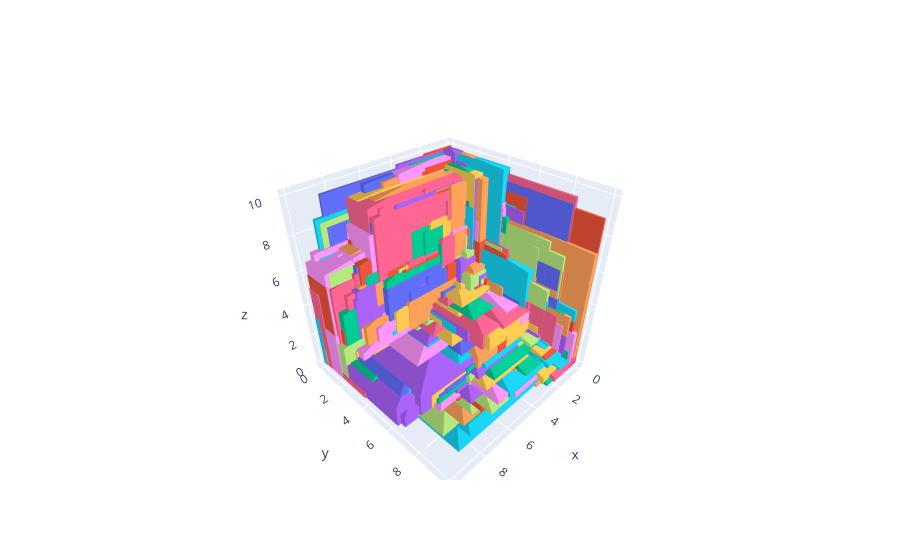

Notebook cell for this chart:
### Markdown cell above
Use `type="cube"` to add a cuboid for each point. Warning: This may be slow on large datasets

### Code cell
import eafpy as eaf
import importlib
importlib.reload(eaf)
sets = eaf.read_datasets("uniform-250-10-3d.txt")

subset = sets[sets[:,-1] == 5]    
plot = eaf.plot_datasets(subset, type="cube")
plot.show()
